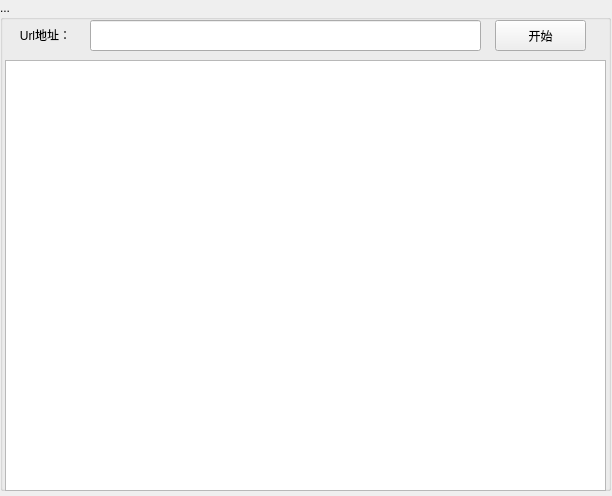
<?xml version="1.0" encoding="UTF-8"?>
<ui version="4.0">
 <class>Widget</class>
 <widget class="QWidget" name="Widget">
  <property name="geometry">
   <rect>
    <x>0</x>
    <y>0</y>
    <width>612</width>
    <height>496</height>
   </rect>
  </property>
  <property name="windowTitle">
   <string>Widget</string>
  </property>
  <widget class="QGroupBox" name="groupBox">
   <property name="geometry">
    <rect>
     <x>0</x>
     <y>0</y>
     <width>611</width>
     <height>491</height>
    </rect>
   </property>
   <property name="title">
    <string>...</string>
   </property>
   <widget class="QLineEdit" name="line_url">
    <property name="geometry">
     <rect>
      <x>90</x>
      <y>20</y>
      <width>391</width>
      <height>31</height>
     </rect>
    </property>
   </widget>
   <widget class="QLabel" name="label_url">
    <property name="geometry">
     <rect>
      <x>0</x>
      <y>20</y>
      <width>91</width>
      <height>31</height>
     </rect>
    </property>
    <property name="text">
     <string>&lt;html&gt;&lt;head/&gt;&lt;body&gt;&lt;p align=&quot;center&quot;&gt;Url地址：&lt;/p&gt;&lt;/body&gt;&lt;/html&gt;</string>
    </property>
   </widget>
   <widget class="QPushButton" name="btn_start">
    <property name="geometry">
     <rect>
      <x>495</x>
      <y>20</y>
      <width>91</width>
      <height>31</height>
     </rect>
    </property>
    <property name="text">
     <string>开始</string>
    </property>
   </widget>
   <widget class="QTableWidget" name="table_info">
    <property name="geometry">
     <rect>
      <x>5</x>
      <y>60</y>
      <width>601</width>
      <height>431</height>
     </rect>
    </property>
   </widget>
  </widget>
 </widget>
 <layoutdefault spacing="6" margin="11"/>
 <resources/>
 <connections/>
</ui>
